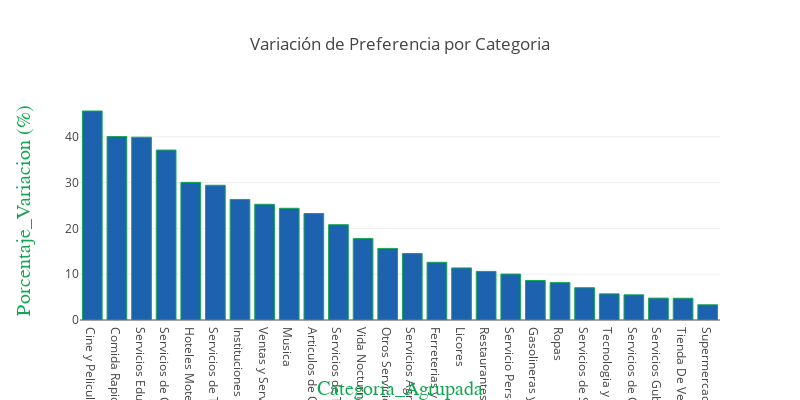

The notebook cell saved with this chart:
### Code cell
bar_plotly(dataframe=categoria_value_counts,dim="Categoria_Agrupada",value="Porcentaje_Variacion (%)"
           ,title="Variación de Preferencia por Categoria",show_text=True)

### Figure 1 — Plotly figure (JSON) as saved in the notebook; plotly's stock layout.template omitted (floating-point values rounded to 4 significant figures)
{"data": [{"marker": {"color": "#1D62AE", "line": {"color": "#14A751", "width": 1}}, "type": "bar", "uid": "ff966f01-d1fa-4ea9-afed-cf66c1e6368f", "x": ["Cine y Peliculas", "Comida Rapida", "Servicios Educativos", "Servicios de Construccion y Decoracion", "Hoteles Moteles Resorts", "Servicios de Transporte y Viajes", "Instituciones Financieras y Aseguradoras", "Ventas y Servicios de Equipos Electricos", "Musica", "Articulos de Oficina", "Servicios de Textiles e Imprenta", "Vida Nocturna", "Otros Servicios", "Servicios Agropecuarios", "Ferreterias y Hogar", "Licores", "Restaurantes", "Servicio Personales (Deliveries, etc.)", "Gasolineras y Vehiculos", "Ropas", "Servicios de Salud, Belleza y Recreacion", "Tecnologia y Software", "Servicios de Comunicacion, Internet y Telecable", "Servicios Gubernamentales", "Tienda De Venta Especializada", "Supermercados y Alimentos"], "y": [45.63, 40.05, 39.91, 37.1, 30.05, 29.42, 26.32, 25.26, 24.39, 23.25, 20.81, 17.77, 15.63, 14.52, 12.6, 11.37, 10.61, 10.03, 8.62, 8.16, 7.05, 5.71, 5.5, 4.78, 4.75, 3.32]}], "layout": {"height": 400, "title": {"text": "Variación de Preferencia por Categoria"}, "width": 800, "xaxis": {"showticklabels": true, "title": {"font": {"color": "#14A751", "family": "Myriad", "size": 20}, "text": "Categoria_Agrupada"}}, "yaxis": {"title": {"font": {"color": "#14A751", "family": "Myriad", "size": 20}, "text": "Porcentaje_Variacion (%)"}}}}
